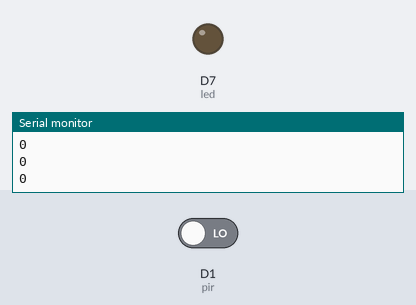
The sketch below on a simulated ESP8266 (NodeMCU). On the bench: output pins drawn as LEDs (lit = HIGH), the last lines printed to the serial monitor. Inputs (shaded band) come from the test bench; at power-on: D1 (pir) LOW.

Above: at 1.2 s.
1.3 s: D1 (pir) driven HIGH
At 2.3 s:
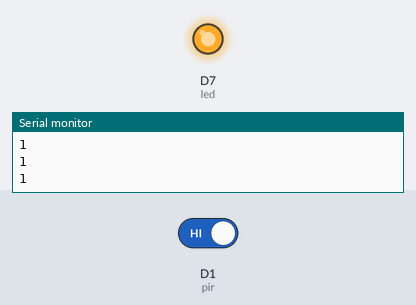
2.8 s: D1 (pir) driven LOW
At 3.4 s:
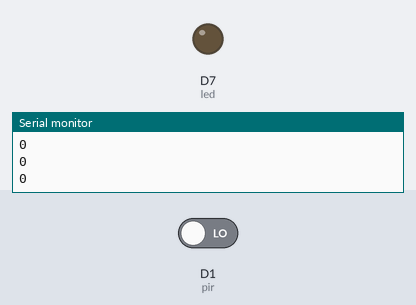
Timing chart, 0 to 5.8 s (numbered marks = the images above; inputs shaded):
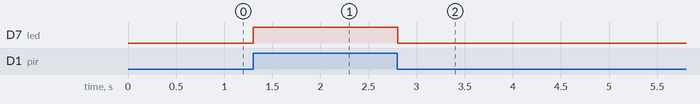

The sketch:

arduino_pir_alerte_with_esp8266.ino
```cpp
const int pir = D1;
const int led = D7;

void setup() {
  // initialize digital pin LED_BUILTIN as an output.
  pinMode(pir, INPUT);
  pinMode(led,OUTPUT);
  Serial.begin(9600);
}

// the loop function runs over and over again forever
void loop() {
  int val = digitalRead(pir);
  Serial.println(val);


  if (val == true)
  {
    digitalWrite(led, HIGH);
  }
  else
  {
    digitalWrite(led, LOW);
  }

  delay(100);
}
```

Measured:
- after the input at 1.3 s, D7 (led): LOW → HIGH at once
- after the input at 2.8 s, D7 (led): HIGH → LOW at once
